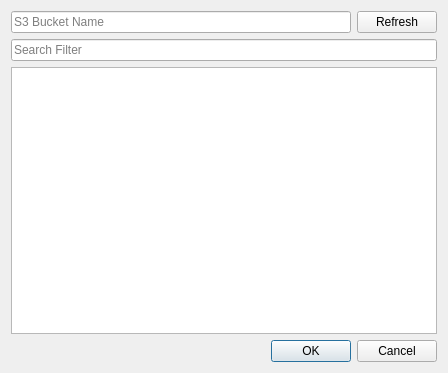
<?xml version="1.0" encoding="UTF-8"?>
<ui version="4.0">
 <class>S3FileBrowser</class>
 <widget class="QDialog" name="S3FileBrowser">
  <property name="geometry">
   <rect>
    <x>0</x>
    <y>0</y>
    <width>448</width>
    <height>373</height>
   </rect>
  </property>
  <property name="windowTitle">
   <string>S3 File Browser</string>
  </property>
  <layout class="QVBoxLayout" name="verticalLayout">
   <item>
    <layout class="QHBoxLayout" name="horizontalLayout">
     <item>
      <widget class="QLineEdit" name="bucketNameEdit">
       <property name="placeholderText">
        <string>S3 Bucket Name</string>
       </property>
      </widget>
     </item>
     <item>
      <widget class="QPushButton" name="refreshButton">
       <property name="text">
        <string>Refresh</string>
       </property>
      </widget>
     </item>
    </layout>
   </item>
   <item>
    <widget class="QLineEdit" name="searchFilterEdit">
     <property name="placeholderText">
      <string>Search Filter</string>
     </property>
    </widget>
   </item>
   <item>
    <widget class="QListWidget" name="objectList"/>
   </item>
   <item>
    <widget class="QDialogButtonBox" name="buttonBox">
     <property name="orientation">
      <enum>Qt::Horizontal</enum>
     </property>
     <property name="standardButtons">
      <set>QDialogButtonBox::Cancel|QDialogButtonBox::Ok</set>
     </property>
    </widget>
   </item>
  </layout>
 </widget>
 <resources/>
 <connections>
  <connection>
   <sender>buttonBox</sender>
   <signal>accepted()</signal>
   <receiver>S3FileBrowser</receiver>
   <slot>accept()</slot>
   <hints>
    <hint type="sourcelabel">
     <x>248</x>
     <y>254</y>
    </hint>
    <hint type="destinationlabel">
     <x>157</x>
     <y>274</y>
    </hint>
   </hints>
  </connection>
  <connection>
   <sender>buttonBox</sender>
   <signal>rejected()</signal>
   <receiver>S3FileBrowser</receiver>
   <slot>reject()</slot>
   <hints>
    <hint type="sourcelabel">
     <x>316</x>
     <y>260</y>
    </hint>
    <hint type="destinationlabel">
     <x>286</x>
     <y>274</y>
    </hint>
   </hints>
  </connection>
  <connection>
   <sender>objectList</sender>
   <signal>itemDoubleClicked(QListWidgetItem*)</signal>
   <receiver>S3FileBrowser</receiver>
   <slot>accept()</slot>
   <hints>
    <hint type="sourcelabel">
     <x>223</x>
     <y>184</y>
    </hint>
    <hint type="destinationlabel">
     <x>223</x>
     <y>186</y>
    </hint>
   </hints>
  </connection>
 </connections>
</ui>
